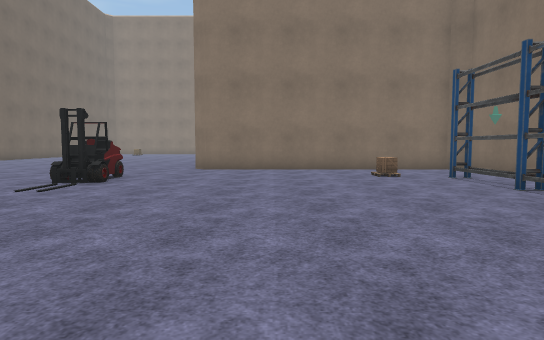
view 1 (above)

20 first-person views from a walk through a 3-D level made in the Unity game engine. The camera is 1.4 m above the floor, tilts 4° down and sees 75° across. The floor is counted in squares, 2 m on a side. Each view is taken from the middle of a square. On the plan, view 1 faces up. The plan holds only what a view shows up to about 11 squares ahead; the rest is blank. The place goes on beyond the plan. Some surface patterns are stand-ins.

view 2
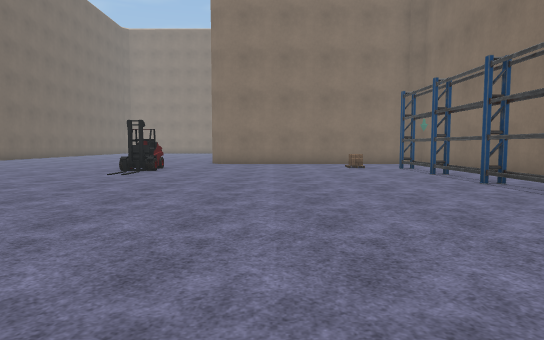

view 3
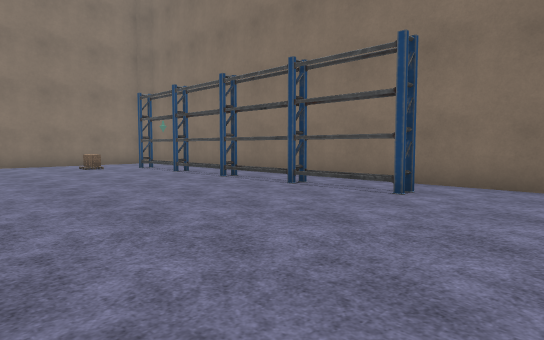

view 4
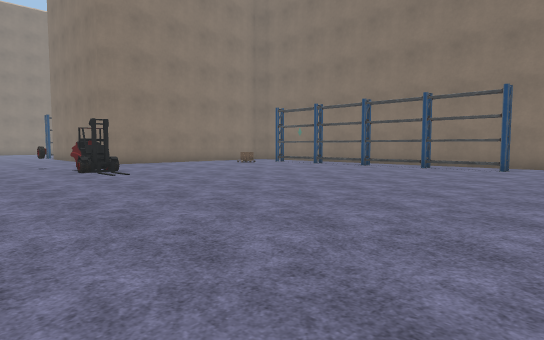

view 5
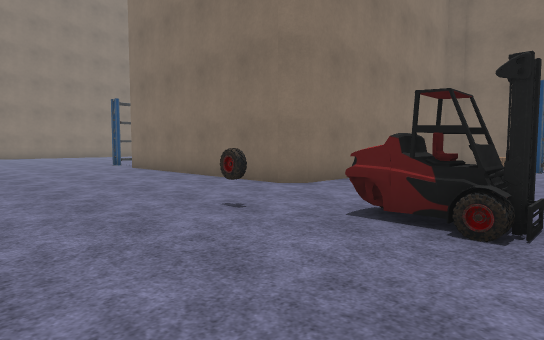

view 6
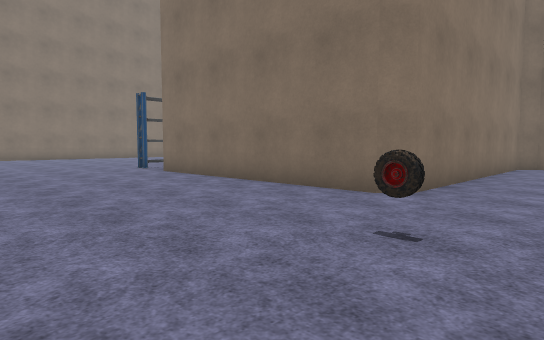

view 7
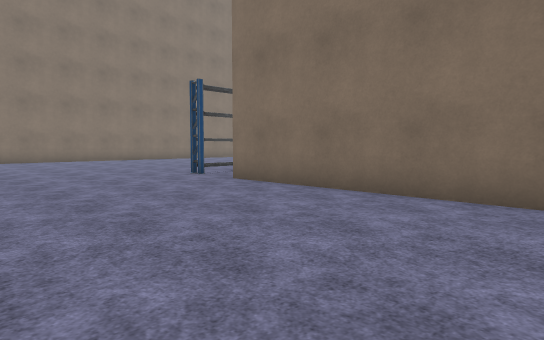

view 8
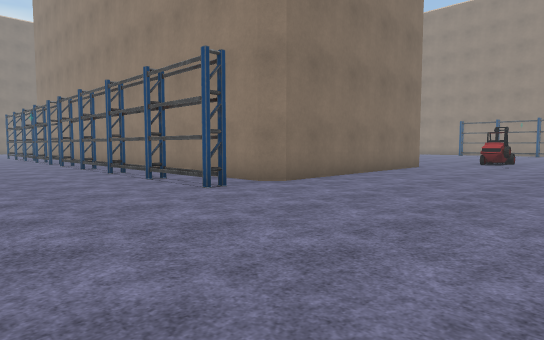

view 9
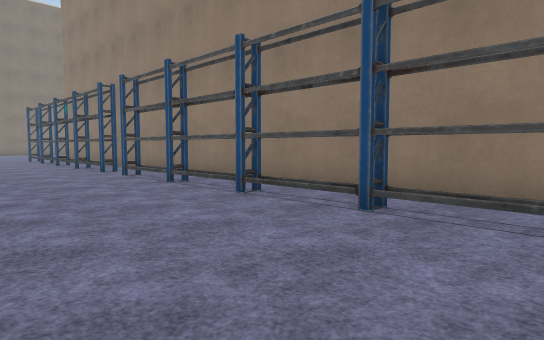

view 10
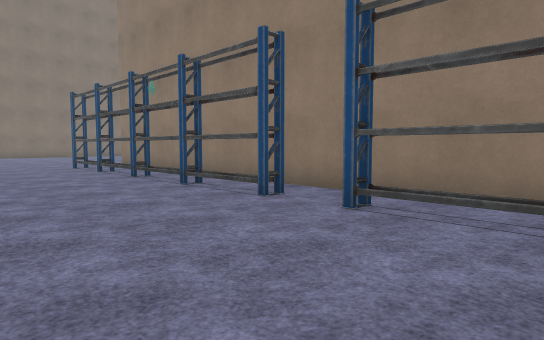

view 11
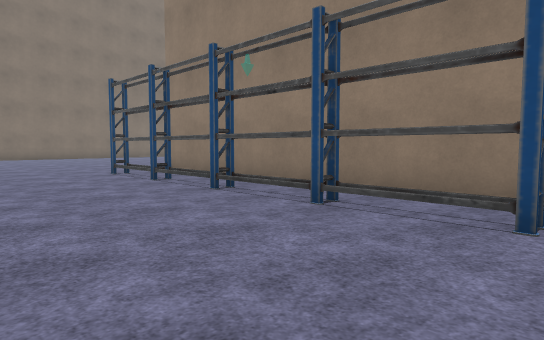

view 12
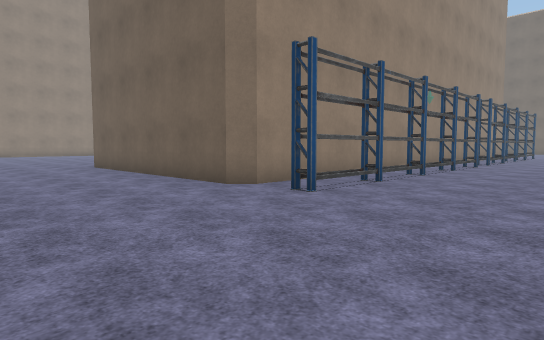

view 13
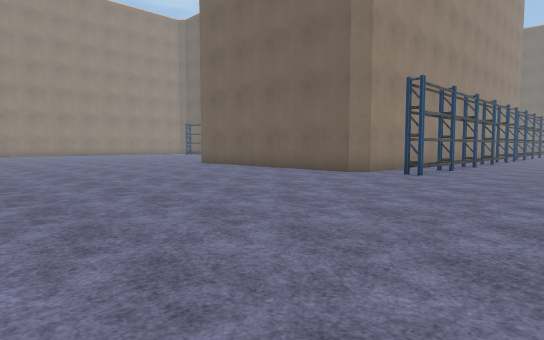

view 14
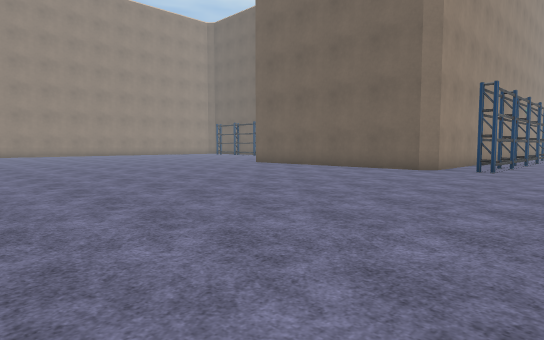

view 15
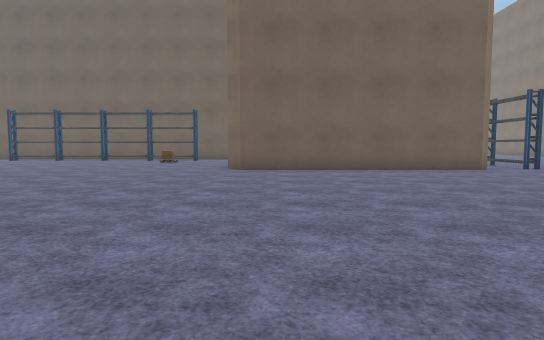

view 16
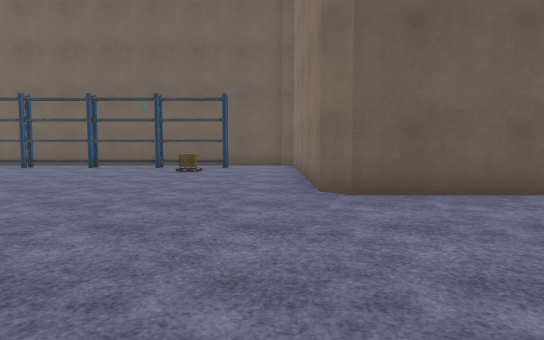

view 17
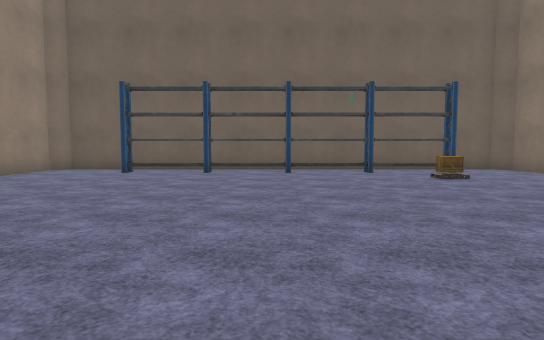

view 18
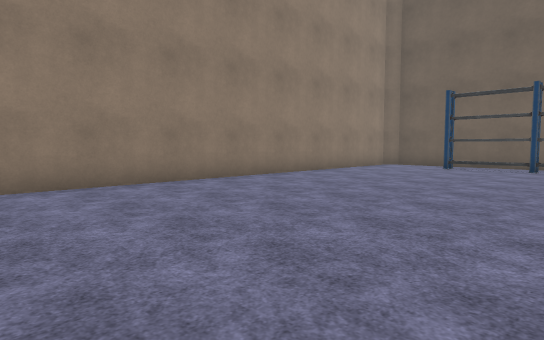

view 19
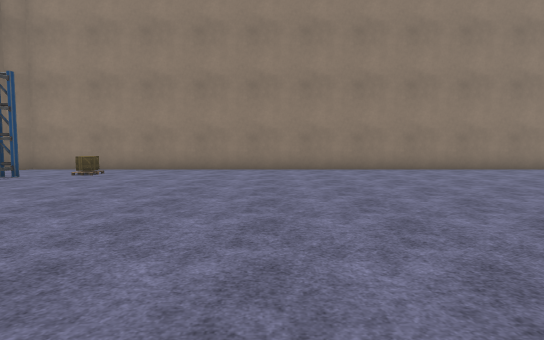

view 20
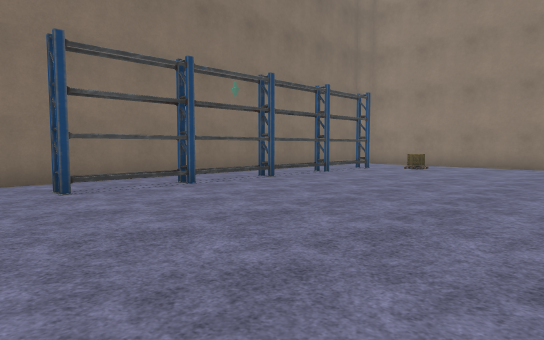

### Floor plan
Key: @ floor where view 1 was taken; # wall or solid block; x gap in a wall; . floor; B box; W wheel; T thing the floor can be seen under or through; O other object.
Columns run from 7 left of view 1 to 31 right of it. Each row starts with its distance up from view 1.
 22 .......... ........    .........
 21 ..................................
 20 ..................................
 19 ..................................
 18 .....#########.########...........
 17  ....###################..........
 16  ....#                 #.........
 15 .....#                 #.........
 14 .....#                 #.........
 13 .....#                 #.........
 12 .....#                 #.........
 11 .....#########         #..........
 10 .............# #########.........
  9 ...W.........###...................
  8 ...xO.....B..###......................#
  7 ...WW......T.###.#.B................T.#
  6 ...........T.###.#..................T.#
  5  ..........T.###.#..................T.#
  4  ..........T.###.#..................T.#
  3  ..........T.###.#..................T.#
  2  ..........T.###.#..................T.#
  1 ...........T.###.#..................T.#
  0 .......@...T.###.#..................#
 -1 .............###.....................
 -2 .............###..................B...
 -3 ..... .....    ##....................#
 -4                 ######################

Positions as (right, up) in squares from view 1, and headings:
1: (0, 0), facing up
2: (0, -3), facing up
3: (-1, -3), facing up-right
4: (-7, -3), facing up-right
5: (-7, 6), facing up-right
6: (-7, 8), facing up-right
7: (-7, 11), facing up-right
8: (-7, 22), facing down-right
9: (-2, 22), facing down-right
10: (4, 22), facing down-right
11: (7, 22), facing down-right
12: (20, 22), facing down-left
13: (24, 22), facing down-left
14: (26, 21), facing down-left
15: (26, 11), facing left
16: (21, 9), facing left
17: (19, 3), facing left
18: (21, 3), facing down-left
19: (23, 7), facing down
20: (23, 9), facing down-right
